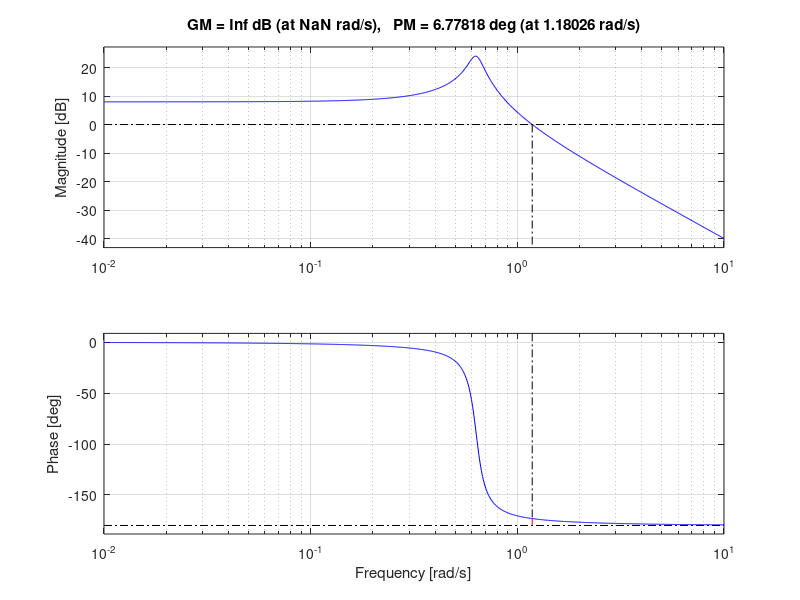

This figure's MATLAB source: (Note: this script raises an error after producing the figure.)
%% 2(c) Second Order MSD Equation
% Author: Pushkar Antony
% PS Number: 99003729
% Date: 7th April 2021.
% Version: 1.0.

%% Plant Description
% The Mass-damper Spring Second order system is taken as Plant.
% It is used in as suspension.

% Equation: Mx''(t)+ Bx'(t) + Kx(t)= Kf(t).
% f = force; B= coefficient of friction; M = mass ; v= velocity; k=spring
%constant.
% Values: K1= 0.9 B1= 0.4 M1=1000 Wn=0.03 ; K2= 1 B2= 0.5 M2= 500 Wn=0.44; 
%K3= 3 B3= 1.7 M3= 340 Wn=0.09; B4= 9 M4= 5 K4=1;

%% Code:
%For negative feedback
clc;
B1= 0.5
M1= 5;
K1 =1;
P=5;

sys = tf([P*K1],[M1,B1,2*K1])
subplot(4,4,1);
impulse(sys);
title('Impulse Input for k');
subplot(4,4,2);
step(sys);
title('Step Input for k');
subplot(4,4,3);
[z,p,k]= tf2zp([P*K1],[M1,B1,2*K1])
pzmap(sys)
subplot(4,4,4)
bode(sys)
margin(sys)
[Gm,Pm,Wcg,Wcp] = margin(sys)
hold on;
S = stepinfo(sys)

B2= -9
M2= 5;
K2=1;
P2=5;

sys = tf([P2*K2],[M2,B2,2*K2])
subplot(4,4,5);
impulse(sys);
title('Impulse Input for k- Unstable');
subplot(4,4,6);
step(sys);
title('Step Input for k- Unstable');
subplot(4,4,7);
[z,p,k]= tf2zp([P2*K2],[M2,B2,2*K2])
pzmap(sys)
subplot(4,4,8)
bode(sys)
margin(sys)
[Gm,Pm,Wcg,Wcp] = margin(sys)
hold on;
S = stepinfo(sys)

% For Positive feedback using I & D

B3= 9
M3= 5;
K3=1;
sys = tf([K3],[M3,B3,0,0])
subplot(4,4,9);
impulse(sys);
title('Impulse Input for Positive feedback 1/s ');
subplot(4,4,10);
step(sys);
title('Step Input for Positive feedback 1/s');
subplot(4,4,11);
[z,p,k]= tf2zp([K3],[M3,B3,0,0])
pzmap(sys)
subplot(4,4,12)
bode(sys)
margin(sys)
[Gm,Pm,Wcg,Wcp] = margin(sys)
hold on;
S = stepinfo(sys)


B4= 9
M4= 5;
K4=1;
sys = tf([K4,0],[M4,B4,0])
subplot(4,4,13);
impulse(sys);
title('Impulse Input for Positive feedback s ');
subplot(4,4,14);
step(sys);
title('Step Input for Positive feedback s');
subplot(4,4,15);
[z,p,k]= tf2zp([K4,0],[M4,B4,0])
pzmap(sys)
subplot(4,4,16)
bode(sys)
margin(sys)
[Gm,Pm,Wcg,Wcp] = margin(sys)
hold on;
S = stepinfo(sys)

%% Math Analysis:
% Independent: Time(t)
% Dependent: Velocity(v) and Force(f)
% Constant: Mass(M), Frictional Coefficient(B), Spring constant(K)

% Roots:((-B/M)+-sqrt(sq(B/M)-4K/M))/2

% IVT:
% 1. For step input: 0
% 2. For impulse input: 0

% FVT:
% 1. For step input: 1
% 2. For impulse input: K/M

% Time Response Results:
% K1= 0.9 B1= 0.4 M1=1000
%        RiseTime: 1.7526
%    SettlingTime: 75.6433
%     SettlingMin: 0.9814
%     SettlingMax: 4.4486
%       Overshoot: 77.9429
%      Undershoot: 0
%            Peak: 4.4486
%        PeakTime: 4.9673

%K2= 1 B2= 0.5 M2= 500
%        RiseTime: NaN
%    SettlingTime: NaN
%     SettlingMin: NaN
%     SettlingMax: NaN
%       Overshoot: NaN
%      Undershoot: NaN
%            Peak: Inf
%        PeakTime: Inf

%K3= 3 B3= 1.7 M3= 340
%        RiseTime: NaN
%    SettlingTime: NaN
%     SettlingMin: NaN
%     SettlingMax: NaN
%       Overshoot: NaN
%      Undershoot: NaN
%            Peak: Inf
%        PeakTime: Inf

%K4= 1 B4= 9 M4= 5;
%        RiseTime: 1.2206
%    SettlingTime: 2.1734
%     SettlingMin: 0.1005
%     SettlingMax: 0.1111
%       Overshoot: 0
%      Undershoot: 0
%            Peak: 0.1111
%        PeakTime: 5.8588

%% Comparison Analysis:(Speed, Accuracy and stability):
%-ve feedback
% 1) On adding a –ve feedback, the stability of the system reaches at a 
%faster speed.
% 2) The gain margin is infinity and the phase margin is +ve value making
%the system stable.
% 3) When the gain margin is infinity and the phase margin is –ve value the
%system becomes unstable.
%+ve feedback
% 1)  When the gain margin is 0 and the phase margin is –ve value the 
%system becomes unstable.
% 2) When both gain margin and phase margin are infinity, the errors get 
%accumulated and makes the system unstable.


